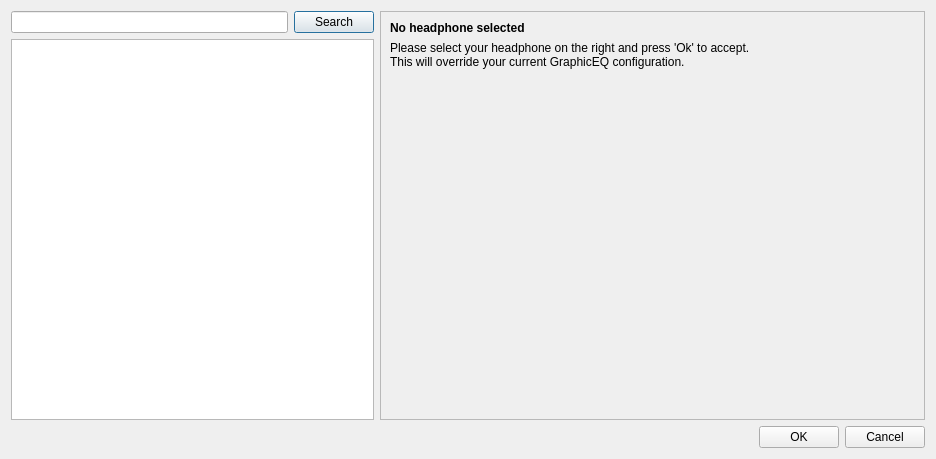
<?xml version="1.0" encoding="UTF-8"?>
<ui version="4.0">
 <class>AutoEQSelector</class>
 <widget class="QDialog" name="AutoEQSelector">
  <property name="geometry">
   <rect>
    <x>0</x>
    <y>0</y>
    <width>936</width>
    <height>459</height>
   </rect>
  </property>
  <property name="windowTitle">
   <string>AutoEQ Database</string>
  </property>
  <layout class="QVBoxLayout" name="verticalLayout">
   <item>
    <layout class="QHBoxLayout" name="horizontalLayout" stretch="2,3">
     <item>
      <layout class="QVBoxLayout" name="verticalLayout_3">
       <item>
        <layout class="QHBoxLayout" name="searchLayout">
         <property name="topMargin">
          <number>0</number>
         </property>
         <item>
          <widget class="QLineEdit" name="searchInput"/>
         </item>
         <item>
          <widget class="QPushButton" name="search">
           <property name="text">
            <string>Search</string>
           </property>
           <property name="default">
            <bool>true</bool>
           </property>
          </widget>
         </item>
        </layout>
       </item>
       <item>
        <widget class="QListWidget" name="listWidget"/>
       </item>
      </layout>
     </item>
     <item>
      <widget class="QFrame" name="frame">
       <property name="frameShape">
        <enum>QFrame::StyledPanel</enum>
       </property>
       <property name="frameShadow">
        <enum>QFrame::Raised</enum>
       </property>
       <layout class="QVBoxLayout" name="verticalLayout_2" stretch="0,0,1">
        <item>
         <widget class="QLabel" name="title">
          <property name="font">
           <font>
            <weight>75</weight>
            <bold>true</bold>
           </font>
          </property>
          <property name="text">
           <string>No headphone selected</string>
          </property>
         </widget>
        </item>
        <item>
         <widget class="QLabel" name="group">
          <property name="text">
           <string>Please select your headphone on the right and press 'Ok' to accept.
This will override your current GraphicEQ configuration.</string>
          </property>
          <property name="wordWrap">
           <bool>true</bool>
          </property>
         </widget>
        </item>
        <item>
         <widget class="QLabel" name="picture">
          <property name="maximumSize">
           <size>
            <width>520</width>
            <height>16777215</height>
           </size>
          </property>
          <property name="text">
           <string/>
          </property>
          <property name="scaledContents">
           <bool>false</bool>
          </property>
          <property name="alignment">
           <set>Qt::AlignLeading|Qt::AlignLeft|Qt::AlignTop</set>
          </property>
         </widget>
        </item>
       </layout>
      </widget>
     </item>
    </layout>
   </item>
   <item>
    <widget class="QDialogButtonBox" name="buttonBox">
     <property name="orientation">
      <enum>Qt::Horizontal</enum>
     </property>
     <property name="standardButtons">
      <set>QDialogButtonBox::Cancel|QDialogButtonBox::Ok</set>
     </property>
    </widget>
   </item>
  </layout>
 </widget>
 <resources/>
 <connections>
  <connection>
   <sender>buttonBox</sender>
   <signal>accepted()</signal>
   <receiver>AutoEQSelector</receiver>
   <slot>accept()</slot>
   <hints>
    <hint type="sourcelabel">
     <x>248</x>
     <y>254</y>
    </hint>
    <hint type="destinationlabel">
     <x>157</x>
     <y>274</y>
    </hint>
   </hints>
  </connection>
  <connection>
   <sender>buttonBox</sender>
   <signal>rejected()</signal>
   <receiver>AutoEQSelector</receiver>
   <slot>reject()</slot>
   <hints>
    <hint type="sourcelabel">
     <x>316</x>
     <y>260</y>
    </hint>
    <hint type="destinationlabel">
     <x>286</x>
     <y>274</y>
    </hint>
   </hints>
  </connection>
 </connections>
</ui>
